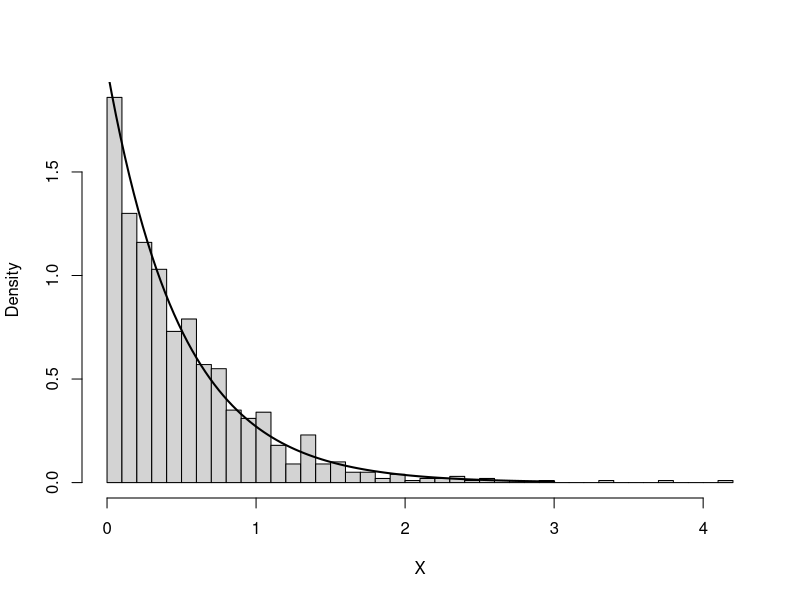
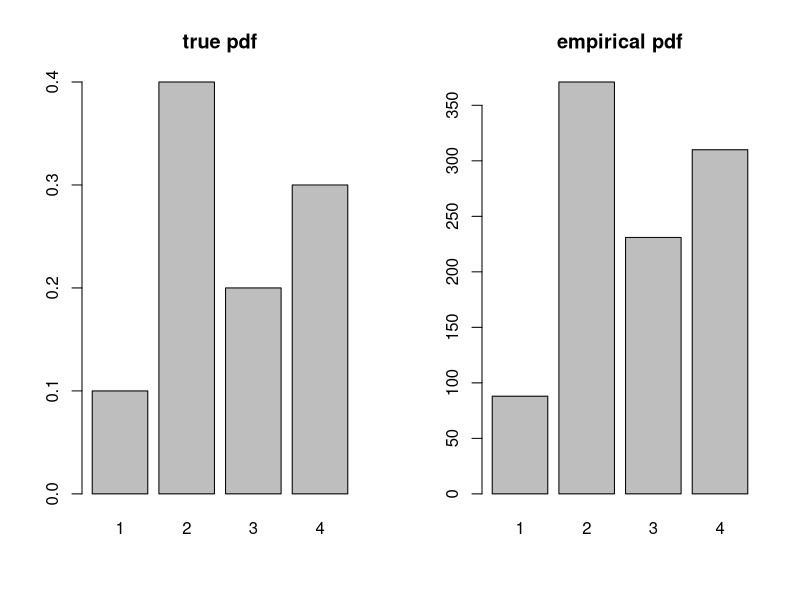

Source code (R) for these figures, in order:
## ---- chunk 1
knitr::opts_chunk$set(comment = "#",collapse = TRUE,fig.align = "center")
## ---- chunk 2
discrete_inv_transform_sample <- function (pvec) {
  K <- length(pvec)
  u <- runif(1)
  if (u <= pvec[1])
    return(1)
  for (k in seq(2,K)) {
    if(sum(pvec[seq(1,k-1)]) < u && u <= sum(pvec[seq(1,k)]))
      return(k)
  }
}
## ---- chunk 3
num_samples <- 1000
u <-  runif(num_samples)
x <- -log(1-u)/2
hist(x,n = 32,freq = FALSE,xlab = 'X',main = "")
curve(dexp(x,rate = 2),0,3,lwd = 2,add = TRUE)
## ---- chunk 4
par(mfcol = c(1,2))
num_samples <- 1000
pvec        <- c(0.1,0.4,0.2,0.3)
names(pvec) <- 1:4
samples     <- rep(0,num_samples)
for(i in seq_len(num_samples)) {
  samples[i] <- discrete_inv_transform_sample(pvec)
}
barplot(pvec,main = "true pdf")
barplot(table(samples),main = "empirical pdf")
